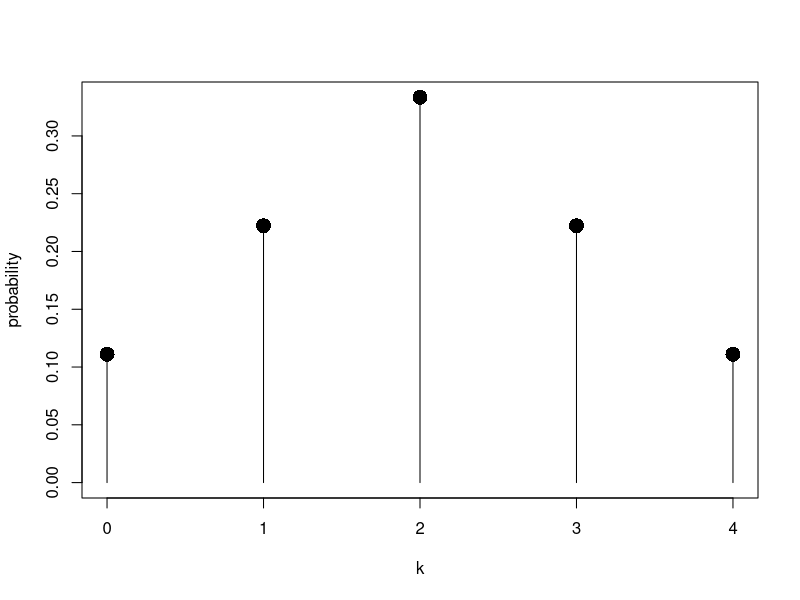
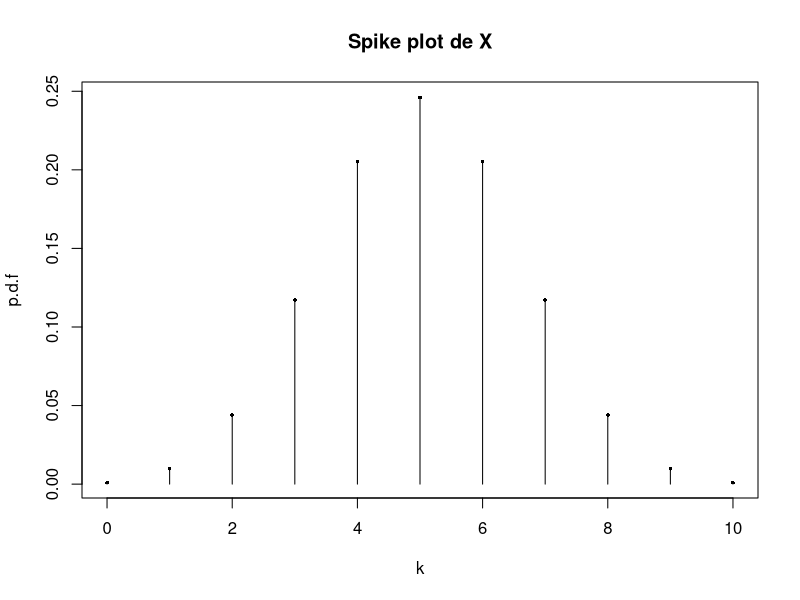
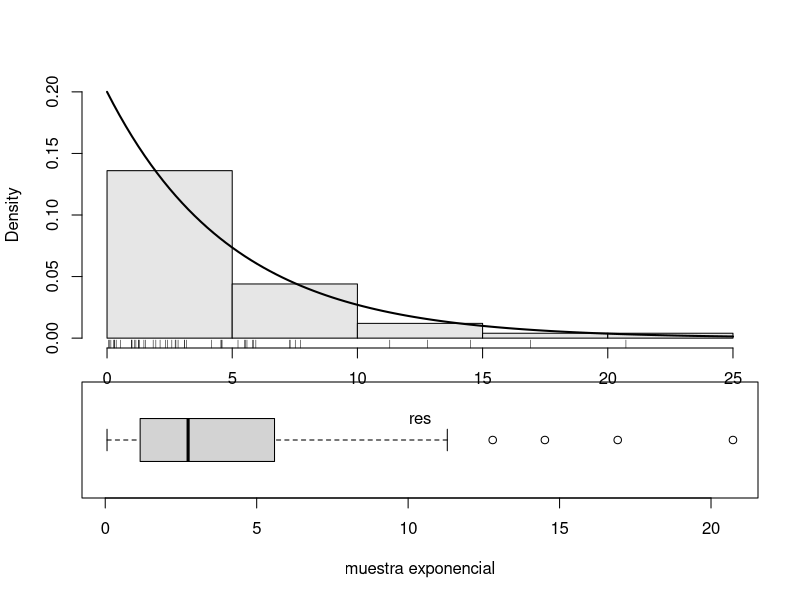
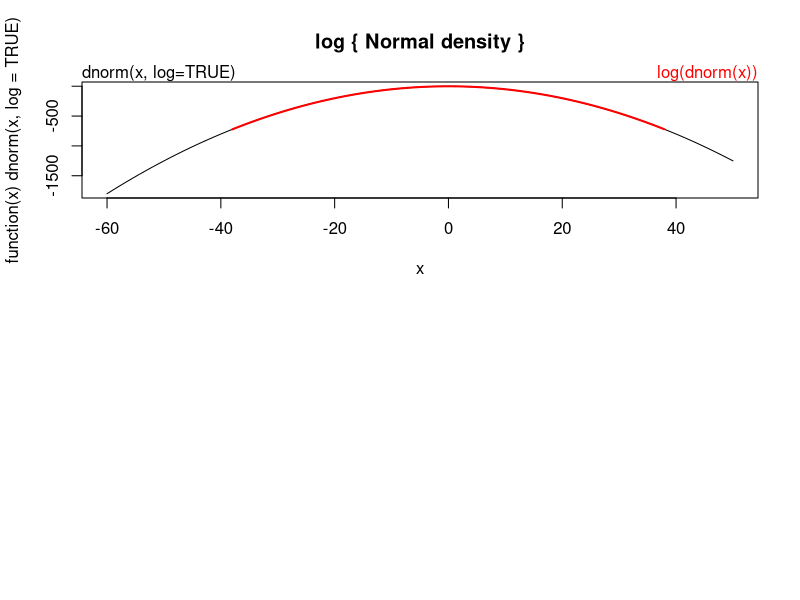
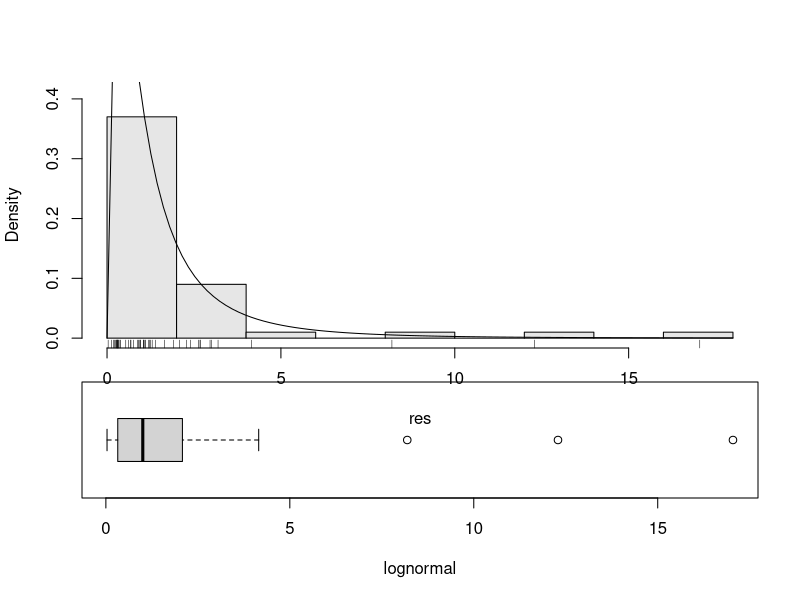

Generate these figures, in order, with R:
# Probabilidad_Variable_Aleatoria_y_Distribuciones #

#### VALORES DISCRETOS Y CONTINUOS: ####

#spike plot:
# Muestra las probabilidades para cada valor en el rango de X como
# un "spike", enfatizando lo discreto de la distrubción.

k=0:4
p=c(1,2,3,2,1)/9
plot(k, p, type="h",xlab="k",ylab="probability",
     ylim=c(0,max(p)))
points(k,p,pch=16,cex=2)

#sample() generar valores aleatorios:
k=0:2
p=c(1,2,1)/4
sample(k,size=1,replace=FALSE,prob=p) #simula que todo tiene 
#la misma probabilidad de ocurrencia.
sample(k,size=1,prob=p)

#lanzar una moneda 10 veces, cara=1 y sello=0
sample(0:1, size=10, replace=TRUE) #i.i.d sample
sample (1:6,size=10, replace=TRUE) #lanzar un 
#dado 10 veces.
#suma de lanzar el dado 10 veces
sample(1:6,size=10,replace=TRUE)+ 
  sample(1:6,size=10,replace=TRUE)
#Asumir que 10000 personas se les pregunta
#si les gusta comer pollo o no y 6200 dicen si.
#Luego si elegimos una muestra de 10:
sample(rep(0:1,c(3200,6800)),size=10,replace=TRUE)
sample(0:1, size=10, replace=T, prob=c(1-.62,.62))

#Familia de distribuciones:
# d: retorna la p.d.f de la distribucion.
# p.d.f: probability density function

# p: retorna la c.d.f de la distribucion.
# c.d.f:cummulative density function

# q: retorna los cuantiles.
# r: retorna una muestra aleatoria desde la distribucion.

#Cada familia de distribución tiene sus parámetros pero
# las funciones son similares en funcionamiento.

dunif(x=1, min=0, max=3)
punif(q=2,min=0,max=3)
qunif(p=1/2,min=0,max=3)
runif(n=1,min=0,max=3)
runif(n=10,min=0,max=10)

#Multiples cuantiles:
ps<-seq(0,2,by=0.2)
names(ps)=as.character(seq(0,200,by=20))
ps
qunif(ps, min=0,max=1)

#### distribución Binomial: ####

#Lanzar una moneda 10 veces. X:numero de caras.
#Si la moneda es justa. #X tienen una distribución binomial
# Binomial(10, 1/2)
# La probabilidad que X=5
choose(10,5)*(1/2)^5*(1/2)^(10-5)
# usando d function
dbinom(5,size=10, prob=1/2)
#La probabilidad de obtener 6 o menos caras
sum(dbinom(0:6,size=10,prob=1/2))

#Spike plot producido por binomial:
heights=dbinom(0:10, size=10,prob=1/2)
plot(0:10,heights,
     type="h",
     main="Spike plot de X",xlab="k",ylab="p.d.f")
points(0:10,heights,pch=16,cex=0.5)

#De una poblacion las personas que eligen geologia se les 
#considera como si y se codifica con 1 al resto con 0.
#El analisis corresponde a una Binomial(n,p) de una v.a.d
#donde n es el número de muestras.

#Si la población favorable que eligió si es 62%,calcule de una
#Muestra de 100 que tan probable es que respondan 60% o menos.
pbinom(60, size=100, prob=0.62)

#### Distribucion Exponencial: Exponential(lambda) ####
res=rexp(50,rate=1/5)
#boxplot:
par(fig=c(0,1,0,0.50))
boxplot(res, horizontal=TRUE,bty="n",
        xlab="muestra exponencial")
#histograma
par(fig=c(0,1,0.25,1),new=TRUE)
#guardar los valores,
#luego encontrar el mas grande y setearlo
#como maximo:
tmp.hist=hist(res,plot=FALSE)
tmp.edens=density(res)
tmp.dens =dexp(0, rate=1/5)
y.max=max(tmp.hist$density,tmp.edens$y,
          tmp.dens)
hist(res,ylim=c(0,y.max),prob=TRUE,
     main="", col=gray(0.9))
curve(dexp(x,rate = 1/5),lwd=2,add=TRUE)
rug(res)

#### Distribucion Normal: ####
#Normal(µ,σ)
pnorm(q=1.5,mean=0, sd=1)
pnorm(q=4.75, mean=0,sd=1/2)
qnorm(c(0.25,0.50,0.75)) #Areas importantes
#basadas en Z-scores
#qnorm especificamos el area que deseamos
#cuanta area es no mayor a una desviacion estandar
#desde la media:
pnorm(1)-pnorm(-1)
#dos desviaciones estandar:
1-2*pnorm(-2)
#tres desviaciones estandar:
diff(pnorm(c(-3,3)))

require(graphics)

dnorm(0) == 1/sqrt(2*pi)
dnorm(1) == exp(-1/2)/sqrt(2*pi)
dnorm(1) == 1/sqrt(2*pi*exp(1))

## Using "log = TRUE" for an extended range :
par(mfrow = c(2,1))
plot(function(x) dnorm(x, log = TRUE), -60, 50,
     main = "log { Normal density }")
curve(log(dnorm(x)), add = TRUE, col = "red", lwd = 2)
mtext("dnorm(x, log=TRUE)", adj = 0)
mtext("log(dnorm(x))", col = "red", adj = 1)


#Ejemplo1:
# a
pnorm(70, mean=80, sd=10) - pnorm(60, mean=80, sd=10)
# b 
# media poblacional = media muestral/sqrt(n)
media_nueva <- 10/sqrt(60)
1 -  pnorm(90, mean = 80, sd = media_nueva)

# Ejemplo:
#a
pnorm(30, mean = 42000, sd=12000)
#b
# u_tot <- ux+uy+uz
# phi_tot <- rootsquare(phi_x^2, phi_y^2 + phi_z^2)
u = 42000+60000+78000
phi = sqrt(12000^2+18000^2+10000^2)
#
1- pnorm(120000, mean= u, sd = phi)
#c
# tarea la c.
# practicar de : https://r02pro.github.io/normal-distribution.html


#### LogNormal: log(x) ####

res= rlnorm(n=50, meanlog=0,sdlog=1)
#boxplot:
par(fig=c(0,1,0,0.5))
boxplot(res, horizontal=TRUE, bty="n",xlab="lognormal")
#histogram:
par(fig=c(0,1,0.25,1),new=TRUE)
tmp.hist=hist(res, plot=FALSE)
tmp.edens=density(res)
tmp.dens = dexp(0,rate=1/5)
ymax =max(tmp.hist$density,tmp.edens$y,
          tmp.dens)
#hist:
par(fig=c(0,1,0.25,1),new=TRUE)
hist(res,ylim=c(0,ymax),prob=TRUE,
     main="",col=gray(0.9))
curve(dlnorm(x,meanlog=0,sdlog=1),
      add=TRUE)
rug(res)

#t-distribution, F-distribution and
#chi-distrbution


#### Trabajo: ####

# Hacer una lista de todas las distribuciones usadas y sus aplicacioes en las geociencias:

# ejemplo: 

# lognormal: General distribucion de elementos metalicos en aguas ... y seguir listando.











